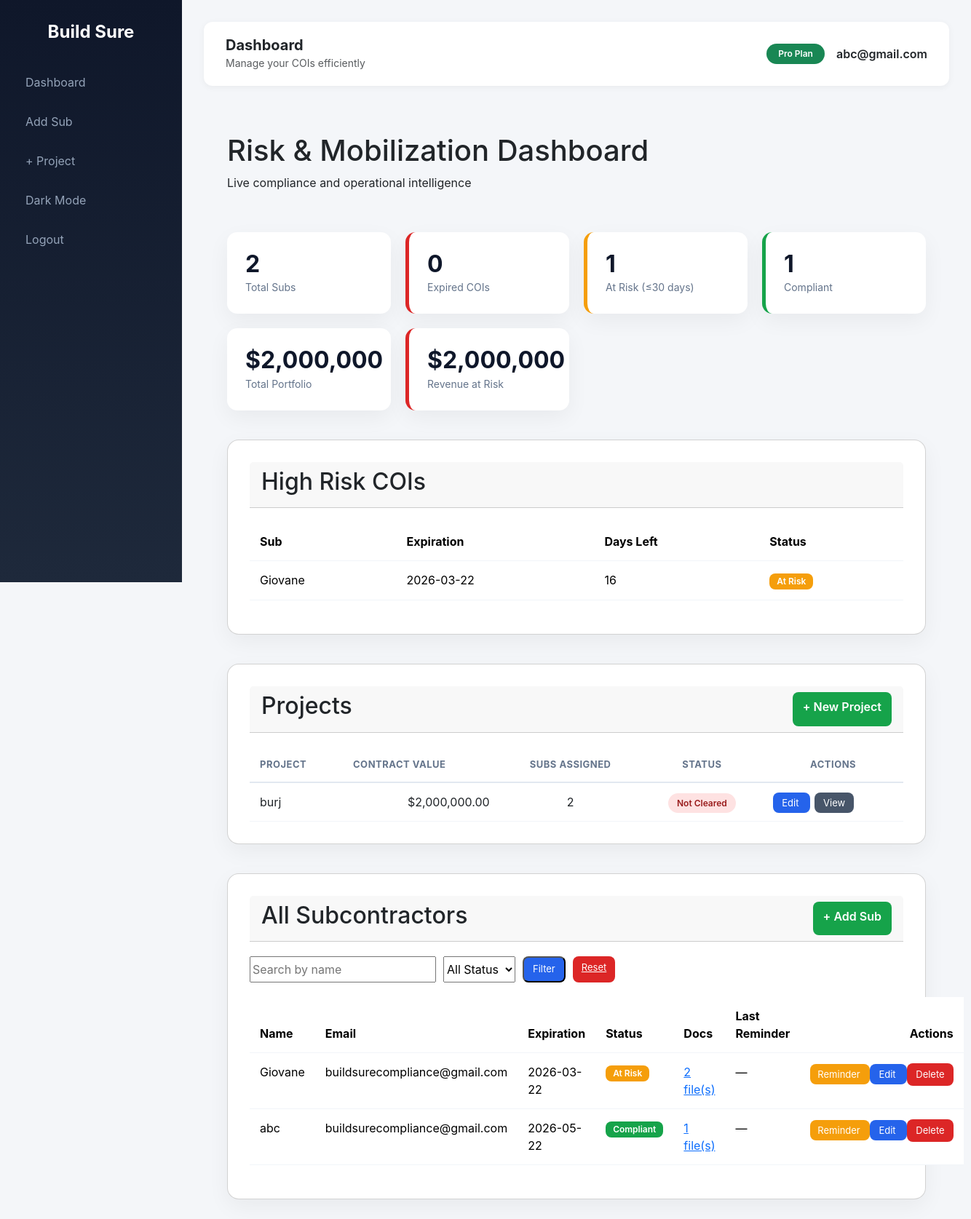
The page /dashboard (signed in) on the database its author committed.
### main.py (models this page shows)
class User(db.Model, UserMixin):
    id = db.Column(db.Integer, primary_key=True)
    email = db.Column(db.String(120), unique=True, nullable=False)
    password = db.Column(db.String(200), nullable=False)
    timezone = db.Column(db.String(50), default="US/Eastern")
    paid = db.Column(db.Boolean, default=False)
    subs = db.relationship(
        'Subcontractor',
        backref='owner',
        cascade="all, delete-orphan",
        lazy=True
    )

class Subcontractor(db.Model):
    id = db.Column(db.Integer, primary_key=True)
    user_id = db.Column(
        db.Integer,
        db.ForeignKey('user.id'),
        nullable=False
    )
    name = db.Column(db.String(150))
    email = db.Column(db.String(150))
    phone = db.Column(db.String(30))
    role = db.Column(db.String(100))
    timezone = db.Column(db.String(50))
    coi_expiration = db.Column(db.Date)
    last_reminder_sent = db.Column(db.DateTime)
    documents = db.relationship(
        "Document",
        backref="sub",
        lazy=True,
        cascade="all, delete-orphan"
    )
    @property
    def days_left(self):
        if not self.coi_expiration:
            return None
        return (self.coi_expiration - date.today()).days
    @property
    def computed_status(self):
        days = self.days_left
        if days is None:
            return "compliant"
        if days < 0:
            return "expired"
        elif days <= 30:
            return "at_risk"
        else:
            return "compliant"

class Project(db.Model):
    id = db.Column(db.Integer, primary_key=True)
    name = db.Column(db.String(150))
    contract_value = db.Column(db.Float)
    start_date = db.Column(db.Date)
    end_date = db.Column(db.Date)
    required_coverage = db.Column(db.Float, default=1000000)
    user_id = db.Column(db.Integer, db.ForeignKey('user.id'))
    subs = db.relationship('ProjectSubcontractor', backref='project', lazy=True)
    documents = db.relationship(
        'Document',
        backref='project',
        lazy=True,
        cascade="all, delete-orphan"
    )
    @property
    def mobilization_status(self):
        if not self.subs:
            return "Not Cleared"
        has_pending = False
        has_blocked = False
        for ps in self.subs:
            sub = ps.subcontractor
            if not sub:
                has_blocked = True
                continue
            if not sub.coi_expiration:
                has_blocked = True
                continue
            if self.end_date and sub.coi_expiration < self.end_date:
                has_blocked = True
                continue
            if ps.coverage_limit < self.required_coverage:
                has_blocked = True
                continue
            if sub.days_left is not None and sub.days_left <= 30:
                has_pending = True
        if has_blocked:
            return "Not Cleared"
        if has_pending:
            return "Pending Compliance"
        return "Ready to Mobilize"

class ProjectSubcontractor(db.Model):
    id = db.Column(db.Integer, primary_key=True)
    project_id = db.Column(db.Integer, db.ForeignKey('project.id'))
    subcontractor_id = db.Column(db.Integer, db.ForeignKey('subcontractor.id'))
    approved_for_project = db.Column(db.Boolean, default=False)
    subcontractor = db.relationship('Subcontractor')
    coverage_limit = db.Column(db.Float, default=1000000)

### main.py (the view)
@app.route("/dashboard")
@login_required
def dashboard():
    status_filter = request.args.get("status")
    search = request.args.get("search")
    query = Subcontractor.query.filter_by(
        user_id=current_user.id
    )
    if search:
        query = query.filter(Subcontractor.name.ilike(f"%{search}%"))
    subs = query.all()
    if status_filter:
        subs = [s for s in subs if s.computed_status == status_filter]
    def risk_priority(s):
        if s.computed_status == "expired":
            return -999
        if s.computed_status == "at_risk":
            return s.days_left or 0
        return 999
    top_risk = sorted(subs, key=risk_priority)
    projects = Project.query.filter_by(
        user_id=current_user.id
    ).all()
    total_portfolio = 0
    revenue_at_risk = 0
    for project in projects:
        contract_value = project.contract_value or 0
        total_portfolio += contract_value
        if project.mobilization_status != "Ready to Mobilize":
            revenue_at_risk += contract_value
    return render_template(
        "dashboard.html",
        subs=subs,
        top_risk=top_risk,
        projects=projects,
        total_portfolio=total_portfolio,
        revenue_at_risk=revenue_at_risk
    )

### main.py (called while the page is built)
@login_manager.user_loader
def load_user(user_id):
    return db.session.get(User, int(user_id))

### templates/dashboard.html (shortened to what this page needs)
{% extends "base.html" %}
{% block content %}
<div class="container">
<div class="top-bar">
    <div>
        <h1>Risk & Mobilization Dashboard</h1>
        <p>Live compliance and operational intelligence</p>
    </div>
</div>
<div class="kpi-grid">
    <div class="kpi-card">
        <h3>{{ subs|length }}</h3>
        <span>Total Subs</span>
    </div>
    <div class="kpi-card danger">
        <h3>
            {{ subs|selectattr("computed_status","equalto","expired")|list|length }}
        </h3>
        <span>Expired COIs</span>
    </div>
    <div class="kpi-card warning">
        <h3>
            {{ subs|selectattr("computed_status","equalto","at_risk")|list|length }}
        </h3>
        <span>At Risk (≤30 days)</span>
    </div>
    <div class="kpi-card success">
        <h3>
            {{ subs|selectattr("computed_status","equalto","compliant")|list|length }}
        </h3>
        <span>Compliant</span>
    </div>
    <div class="kpi-card">
        <h3>${{ "{:,.0f}".format(total_portfolio or 0) }}</h3>
        <span>Total Portfolio</span>
    </div>
    <div class="kpi-card danger">
        <h3>${{ "{:,.0f}".format(revenue_at_risk or 0) }}</h3>
        <span>Revenue at Risk</span>
    </div>
</div>
<div class="card">
    <div class="card-header">
        <h2>High Risk COIs</h2>
    </div>
    <table class="table">
        <thead>
            <tr>
                <th>Sub</th>
                <th>Expiration</th>
                <th>Days Left</th>
                <th>Status</th>
            </tr>
        </thead>
        <tbody>
        {% for sub in subs %}
        {% if sub.computed_status != "compliant" %}
        <tr class="
            {% if sub.computed_status == 'expired' %}row-danger
            {% elif sub.computed_status == 'at_risk' %}row-warning
            {% endif %}
        ">
            <td>{{ sub.name }}</td>
            <td>
                {{ sub.coi_expiration if sub.coi_expiration else "—" }}
            </td>
            <td>
                {{ sub.days_left if sub.days_left is not none else "—" }}
            </td>
            <td>
                {% if sub.computed_status == "expired" %}
                    <span class="badge badge-danger">Expired</span>
                {% elif sub.computed_status == "at_risk" %}
                    <span class="badge badge-warning">At Risk</span>
                {% endif %}
            </td>
        </tr>
        {% endif %}
        {% endfor %}
        </tbody>
    </table>
</div>
<div class="card">
<div class="card-header">
    <h2>Projects</h2>
    <a href="{{ url_for('add_project') }}" class="btn-add">
        + New Project
    </a>
</div>
<table class="styled-table">
<thead>
<tr>
    <th>Project</th>
    <th class="text-right">Contract Value</th>
    <th class="text-center">Subs Assigned</th>
    <th class="text-center">Status</th>
    <th class="text-center">Actions</th>
</tr>
</thead>
<tbody>
{% for project in projects %}
<tr>
<td>{{ project.name }}</td>
<td class="text-right">
    ${{ "{:,.2f}".format(project.contract_value or 0) }}
</td>
<td class="text-center">
    {{ project.subs|length }}
</td>
<td class="text-center">
<span class="status-badge
    {% if project.mobilization_status == 'Ready to Mobilize' %}
        status-ready
    {% elif project.mobilization_status == 'Pending Compliance' %}
        status-pending
    {% else %}
        status-blocked
    {% endif %}
">
    {{ project.mobilization_status }}
</span>
</td>
<td class="actions-cell">
<a href="{{ url_for('edit_project', project_id=project.id) }}"
   class="btn-edit">
   Edit
</a>
<a href="{{ url_for('view_project', project_id=project.id) }}"
   class="btn-view">
   View
</a>
</td>
</tr>
{% endfor %}
</tbody>
</table>
</div>
<div class="card">
<div class="card-header">
<h2>All Subcontractors</h2>
<a href="{{ url_for('add_sub') }}" class="btn-add">
+ Add Sub
</a>
</div>
<form method="GET" style="margin-bottom:20px; display:flex; gap:10px;">
<input type="text"
       name="search"
       placeholder="Search by name"
       value="{{ request.args.get('search','') }}">
<select name="status">
<option value="">All Status</option>
</select>
<button type="submit" class="btn-edit">
Filter
</button>
<a href="{{ url_for('dashboard') }}" class="btn-delete">
Reset
</a>
</form>
<table class="table">
<thead>
<tr>
<th>Name</th>
<th>Email</th>
<th>Expiration</th>
<th>Status</th>
<th>Docs</th>
<th>Last Reminder</th>
<th style="text-align:right;">Actions</th>
</tr>
</thead>
<tbody>
{% for sub in subs %}
<tr class="
{% if sub.computed_status == 'expired' %}row-danger
{% elif sub.computed_status == 'at_risk' %}row-warning
{% endif %}
">
<td>{{ sub.name }}</td>
<td>{{ sub.email }}</td>
<td>
{{ sub.coi_expiration if sub.coi_expiration else "—" }}
</td>
<td>
{% if sub.computed_status == "expired" %}
<span class="badge badge-danger">Expired</span>
{% elif sub.computed_status == "at_risk" %}
<span class="badge badge-warning">At Risk</span>
{% else %}
<span class="badge badge-success">Compliant</span>
{% endif %}
</td>
<td>
{% if sub.documents %}
<a href="{{ url_for('view_sub_documents', sub_id=sub.id) }}">
{{ sub.documents|length }} file(s)
</a>
{% else %}
—
{% endif %}
</td>
<td>
{% if sub.last_reminder_sent %}
{{ sub.last_reminder_sent.strftime("%m/%d/%Y %H:%M") }}
{% else %}
—
{% endif %}
</td>
<td style="text-align:right; white-space:nowrap;">
<a href="{{ url_for('send_reminder', sub_id=sub.id) }}"
   class="btn-warning">
Reminder
</a>
<a href="{{ url_for('edit_sub', id=sub.id) }}"
   class="btn-edit">
Edit
</a>
<form method="POST"
      action="{{ url_for('delete_sub', id=sub.id) }}"
      style="display:inline;">
<button type="submit" class="btn-delete">
Delete
</button>
</form>
</td>
</tr>
{% endfor %}
</tbody>
</table>
</div>
</div>
{% endblock %}

### templates/base.html (shortened to what this page needs)
<!DOCTYPE html>
<html lang="en">
<head>
    <link href="https://cdn.jsdelivr.net/npm/bootstrap@5.3.2/dist/css/bootstrap.min.css" rel="stylesheet">
</head>
<body>
{% if current_user.is_authenticated %}
<div class="sidebar">
    <h4>Build Sure</h4>
    <a href="{{ url_for('dashboard') }}">Dashboard</a>
    <a href="{{ url_for('add_sub') }}">Add Sub</a>
    <a href="{{ url_for('add_project') }}" class="nav-btn">
    + Project
</a>
    <a href="#" id="toggleDark">Dark</a>
    <a href="{{ url_for('logout') }}">Logout</a>
</div>
{% endif %}
<div class="{% if current_user.is_authenticated %}main-content{% endif %}">
{% if current_user.is_authenticated %}
<div class="navbar-top d-flex justify-content-between align-items-center">
    <div class="d-flex align-items-center gap-3">
        <div>
            <h5 class="mb-0 fw-bold">Dashboard</h5>
            <small class="text-muted">Manage your COIs efficiently</small>
        </div>
    </div>
    <div class="d-flex align-items-center gap-3">
        <span class="badge bg-success rounded-pill px-3 py-2">
            Pro Plan
        </span>
        <span class="fw-semibold">{{ current_user.email }}</span>
    </div>
</div>
{% endif %}
<div class="position-fixed top-0 end-0 p-3" style="z-index: 9999">
</div>
<div class="container-fluid">
    {% block content %}{% endblock %}
</div>
</div>
</body>
</html>

### templates/base.html (style rules this page uses)
body { background-color: #f4f6f9; font-family: 'Inter', sans-serif; transition: background-color 0.3s ease, color 0.3s ease; }
.sidebar { height: 100vh; position: fixed; width: 250px; background: linear-gradient(180deg, #0f172a, #1e293b); color: white; padding-top: 30px; transition: transform 0.3s ease; }
.sidebar h4 { text-align: center; margin-bottom: 30px; font-weight: 700; }
.sidebar a { color: #94a3b8; text-decoration: none; display: block; padding: 12px 20px; border-radius: 10px; margin: 6px 15px; transition: 0.2s ease; }
.main-content { margin-left: 250px; padding: 30px; transition: margin-left 0.3s ease; }
.navbar-top { background: white; padding: 20px 30px; border-radius: 12px; margin-bottom: 25px; box-shadow: 0 2px 10px rgba(0,0,0,0.05); transition: background 0.3s ease; }

### templates/dashboard.html (style rules this page uses)
.container { max-width:1300px; margin:auto; padding:40px 20px; }
.top-bar { display:flex; justify-content:space-between; margin-bottom:40px; }
.kpi-grid { display:grid; grid-template-columns:repeat(auto-fit,minmax(220px,1fr)); gap:20px; margin-bottom:40px; }
.kpi-card { background:white; padding:25px; border-radius:14px; box-shadow:0 10px 30px rgba(0,0,0,0.05); }
.kpi-card h3 { margin:0; font-size:32px; font-weight:700; color:#0f172a; }
.kpi-card span { color:#64748b; font-size:14px; }
.kpi-card.danger { border-left:5px solid #dc2626; }
.kpi-card.warning { border-left:5px solid #f59e0b; }
.kpi-card.success { border-left:5px solid #16a34a; }
.card { background:white; padding:30px; border-radius:16px; margin-bottom:40px; box-shadow:0 10px 30px rgba(0,0,0,0.05); }
.card-header { display:flex; justify-content:space-between; margin-bottom:20px; }
.table { width:100%; border-collapse:collapse; }
.table th,.table td { padding:14px; border-bottom:1px solid #f1f5f9; }
.badge { padding:5px 10px; border-radius:8px; font-size:12px; font-weight:600; }
.badge-warning { background:#f59e0b;color:white }
.badge-success { background:#16a34a;color:white }
.row-warning { background:#fff8e6 }
.btn-add { background:#16a34a; color:white; padding:8px 14px; border-radius:8px; text-decoration:none; font-weight:600; }
.btn-edit { background:#2563eb; color:white; padding:6px 12px; border-radius:8px; text-decoration:none; font-size:13px; }
.btn-delete { background:#dc2626; color:white; padding:6px 12px; border:none; border-radius:8px; font-size:13px; }
.btn-warning { background:#f59e0b; color:white; padding:6px 10px; border-radius:8px; text-decoration:none; font-size:13px; }
.btn-view { background:#475569; color:white; padding:6px 12px; border-radius:8px; text-decoration:none; font-size:13px; margin-left:6px; }
.styled-table { width:100%; border-collapse:collapse; }
.styled-table th { text-align:left; padding:14px; font-size:13px; text-transform:uppercase; letter-spacing:.5px; color:#64748b; border-bottom:2px solid #e2e8f0; }
.styled-table td { padding:14px; border-bottom:1px solid #f1f5f9; }
.text-right { text-align:right }
.text-center { text-align:center }
.status-badge { padding:6px 12px; border-radius:20px; font-size:12px; font-weight:600; }
.status-blocked { background:#fee2e2; color:#991b1b; }

### rows shown on the page
User: email "abc@gmail.com"
Subcontractor: name "Giovane", coi_expiration "2026-03-22", coi_expiration "16", shows "At Risk", email "buildsurecompliance@gmail.com", documents|length "2"
Project: name "burj", contract_value "2,000,000.00", subs|length "2", mobilization_status "Not Cleared"
Subcontractor: name "abc", email "buildsurecompliance@gmail.com", coi_expiration "2026-05-22", shows "Compliant", documents|length "1"

### other values the page prints
{{ subs|length }} "2"
{{ subs|selectattr("computed_status","equalto","expired")|list|length }} "0"
{{ subs|selectattr("computed_status","equalto","at_risk")|list|length }} "1"
{{ subs|selectattr("computed_status","equalto","compliant")|list|length }} "1"
{{ "{:,.0f}".format(total_portfolio or 0) }} "2,000,000"
{{ "{:,.0f}".format(revenue_at_risk or 0) }} "2,000,000"
